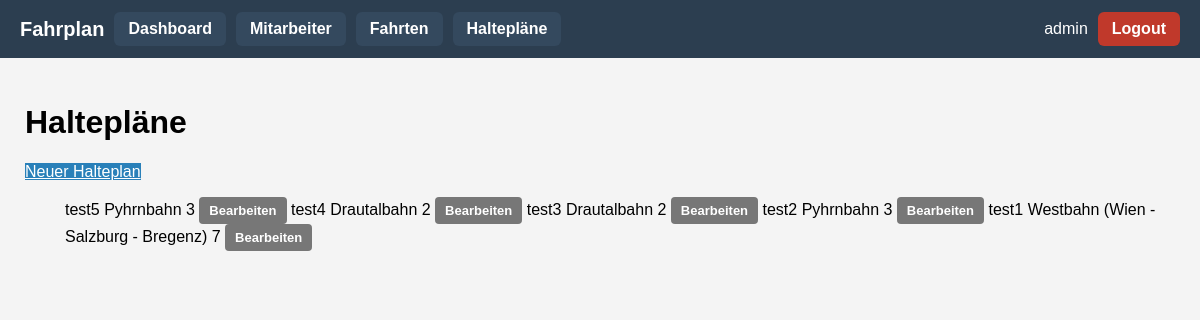
The page /halteplaene (signed in) on the database its author committed.
### app/models.py (models this page shows, shortened)
class User(UserMixin, db.Model):
    __tablename__ = "user"
    id: so.Mapped[int] = so.mapped_column(primary_key=True)
    username: so.Mapped[str] = so.mapped_column(sa.String(64), index=True, unique=True)
    password_hash: so.Mapped[Optional[str]] = so.mapped_column(sa.String(256))
    role: so.Mapped[Role] = so.mapped_column(
        sa.Enum(Role), nullable=False, default=Role.MITARBEITER
    )
    mitarbeiter: so.Mapped["Mitarbeiter"] = so.relationship(
        back_populates="user", uselist=False
    )
    @property
    def is_admin(self) -> bool:
        return self.role == Role.ADMIN

class Halteplan(db.Model):
    __tablename__ = "halteplan"
    halteplan_id: so.Mapped[int] = so.mapped_column(primary_key=True)
    bezeichnung: so.Mapped[str] = so.mapped_column(sa.String(128), nullable=False)
    strecke_id: so.Mapped[int] = so.mapped_column(
        sa.ForeignKey("strecke.id"), nullable=False, index=True
    )
    strecke: so.Mapped["Strecke"] = so.relationship("Strecke")
    fahrten: so.Mapped[List["Fahrtdurchfuehrung"]] = so.relationship(
        back_populates="halteplan",
        cascade="all, delete-orphan"
    )
    haltepunkte: so.Mapped[List["Haltepunkt"]] = so.relationship(
        "Haltepunkt",
        order_by="Haltepunkt.position",
        cascade="all, delete-orphan"
    )
    segmente: so.Mapped[List["HalteplanSegment"]] = so.relationship(
        "HalteplanSegment",
        order_by="HalteplanSegment.position",
        cascade="all, delete-orphan",
    )

class Strecke(db.Model):
    id = db.Column(db.Integer, primary_key=True)
    external_id = db.Column(db.Integer, unique=True)
    name = db.Column(db.String(100))

### app/routes.py (the view)
@app.route("/halteplaene", methods=["GET"])
@login_required
@admin_required
def halteplaene_list():
    halteplaene = Halteplan.query.order_by(Halteplan.halteplan_id.desc()).all()
    return render_template("halteplaene_list.html", title="Haltepläne", halteplaene=halteplaene)

### app/models.py (called while the page is built)
@login.user_loader
def load_user(id: str):
    return db.session.get(User, int(id))

### app/routes.py (called while the page is built)
def admin_required(view_func):
    @wraps(view_func)
    def wrapper(*args, **kwargs):
        if not current_user.is_authenticated or not current_user.is_admin:
            abort(403)
        return view_func(*args, **kwargs)
    return wrapper

@app.before_request
def before_request():
    if current_user.is_authenticated:
        current_user.last_seen = datetime.now(timezone.utc)
        db.session.commit()

### app/templates/halteplaene_list.html
{% extends "base.html" %}
{% block content %}
  <h1>Haltepläne</h1>
  <p>
    <a class="btn btn-primary" href="{{ url_for('halteplan_new') }}">Neuer Halteplan</a>
  </p>
  {% if halteplaene %}
    <ul>
      {% for hp in halteplaene %}
        <tr>
          <td>{{ hp.bezeichnung }}</td>
          <td>{{ hp.strecke.name }}</td>
          <td>{{ hp.haltepunkte | length }}</td>
          <td>
            <a class="btn-secondary-small"
               href="{{ url_for('halteplan_edit', halteplan_id=hp.halteplan_id) }}">
              Bearbeiten
            </a>
          </td>
        </tr>
        {% endfor %}
    </ul>
  {% else %}
    <p>Noch keine Haltepläne vorhanden.</p>
  {% endif %}
{% endblock %}

### app/templates/base.html (shortened to what this page needs)
<!doctype html>
<html lang="de">
<head>
</head>
<body>
<div class="navbar">
    <div class="nav-left">
        <span style="font-size: 20px; font-weight: bold;">Fahrplan</span>
        {% if current_user.is_authenticated and current_user.is_admin %}
            <a class="btn-nav" href="{{ url_for('index') }}">Dashboard</a>
            <a class="btn-nav" href="{{ url_for('mitarbeiter_list') }}">Mitarbeiter</a>
            <a class="btn-nav" href="{{ url_for('fahrten_list') }}">Fahrten</a>
            <a class="btn-nav"  href="{{ url_for('halteplaene_list') }}">Haltepläne</a>
        {% elif current_user.is_authenticated %}
            <a class="btn-nav" href="{{ url_for('index') }}">Dashboard</a>
            <a class="btn-nav" href="{{ url_for('meine_fahrten') }}">Meine Fahrten</a>
            <a class="btn-nav" href="{{ url_for('fahrten_alle') }}">Alle Fahrten</a>
        {% endif %}
    </div>
    <div class="nav-right">
        {% if current_user.is_anonymous %}
            <a class="btn-nav" href="{{ url_for('login') }}">Login</a>
        {% else %}
            <span>{{ current_user.username }}</span>
            <a class="btn-nav btn-logout" href="{{ url_for('logout') }}">Logout</a>
        {% endif %}
    </div>
</div>
<div class="container">
    {% block content %}{% endblock %}
</div>
</body>
</html>

### app/templates/base.html (style rules this page uses)
body { font-family: Arial, sans-serif; margin: 0; padding: 0; background: #f4f4f4; }
.navbar { background: #2c3e50; padding: 12px 20px; display: flex; justify-content: space-between; align-items: center; color: white; }
.nav-left, .nav-right { display: flex; gap: 10px; align-items: center; }
.btn-nav { padding: 8px 14px; border-radius: 6px; text-decoration: none; font-weight: bold; background: #34495e; color: white; transition: 0.2s; }
.btn-logout { background: #c0392b; }
.btn-primary { background: #2980b9; color: white; }
.container { padding: 25px; }
.btn-small, .btn-primary-small, .btn-secondary-small { display: inline-block; padding: 6px 10px; border-radius: 4px; font-size: 13px; font-weight: 600; text-decoration: none; border: none; cursor: pointer; }
.btn-secondary-small { background-color: #777; color: #fff; }

### rows shown on the page
User: username "admin"
Halteplan: bezeichnung "test5", strecke.name "Pyhrnbahn", haltepunkte|length "3"
Halteplan: bezeichnung "test4", strecke.name "Drautalbahn", haltepunkte|length "2"
Halteplan: bezeichnung "test3", strecke.name "Drautalbahn", haltepunkte|length "2"
Halteplan: bezeichnung "test2", strecke.name "Pyhrnbahn", haltepunkte|length "3"
Halteplan: bezeichnung "test1", strecke.name "Westbahn (Wien - Salzburg - Bregenz)", haltepunkte|length "7"
